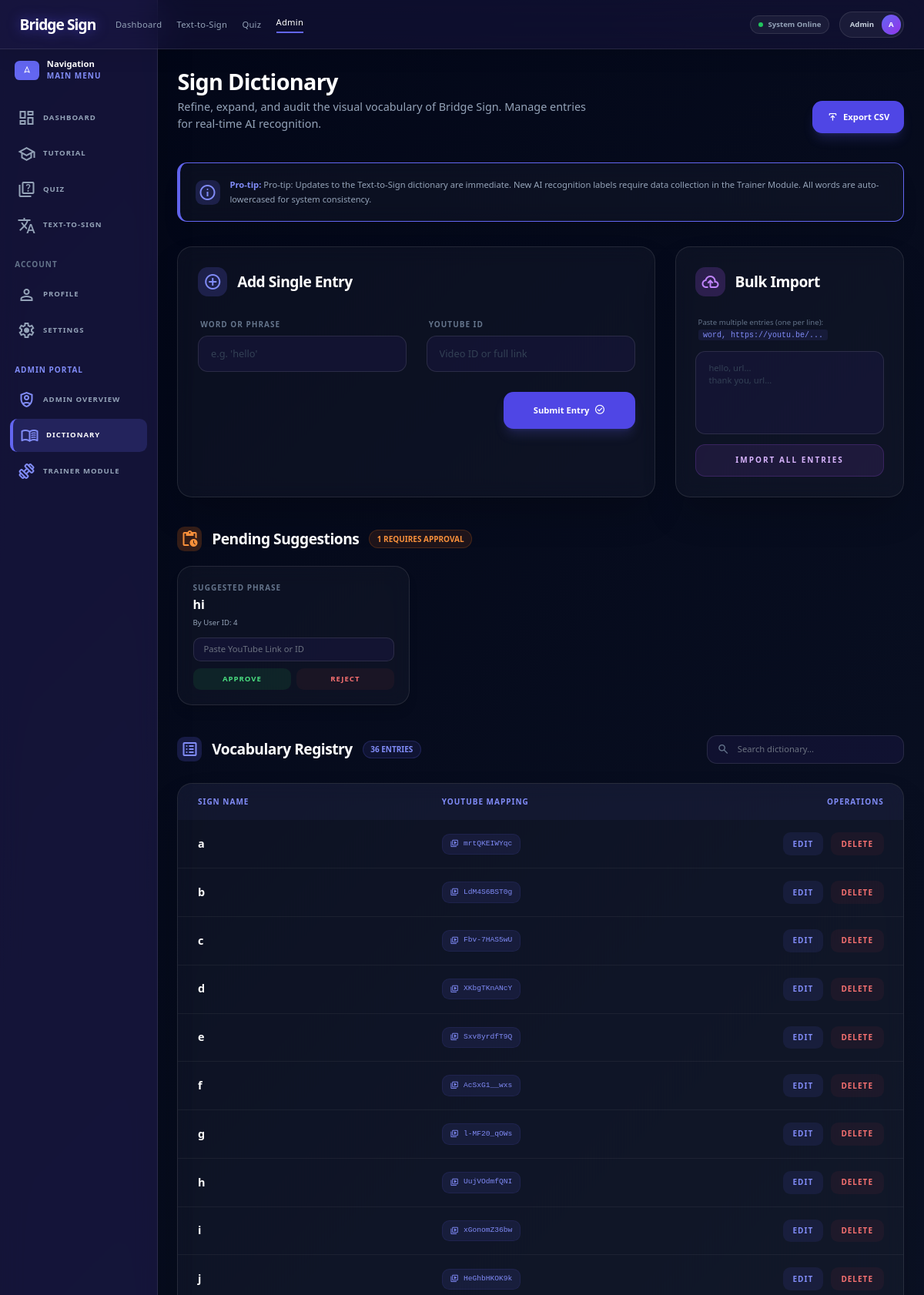
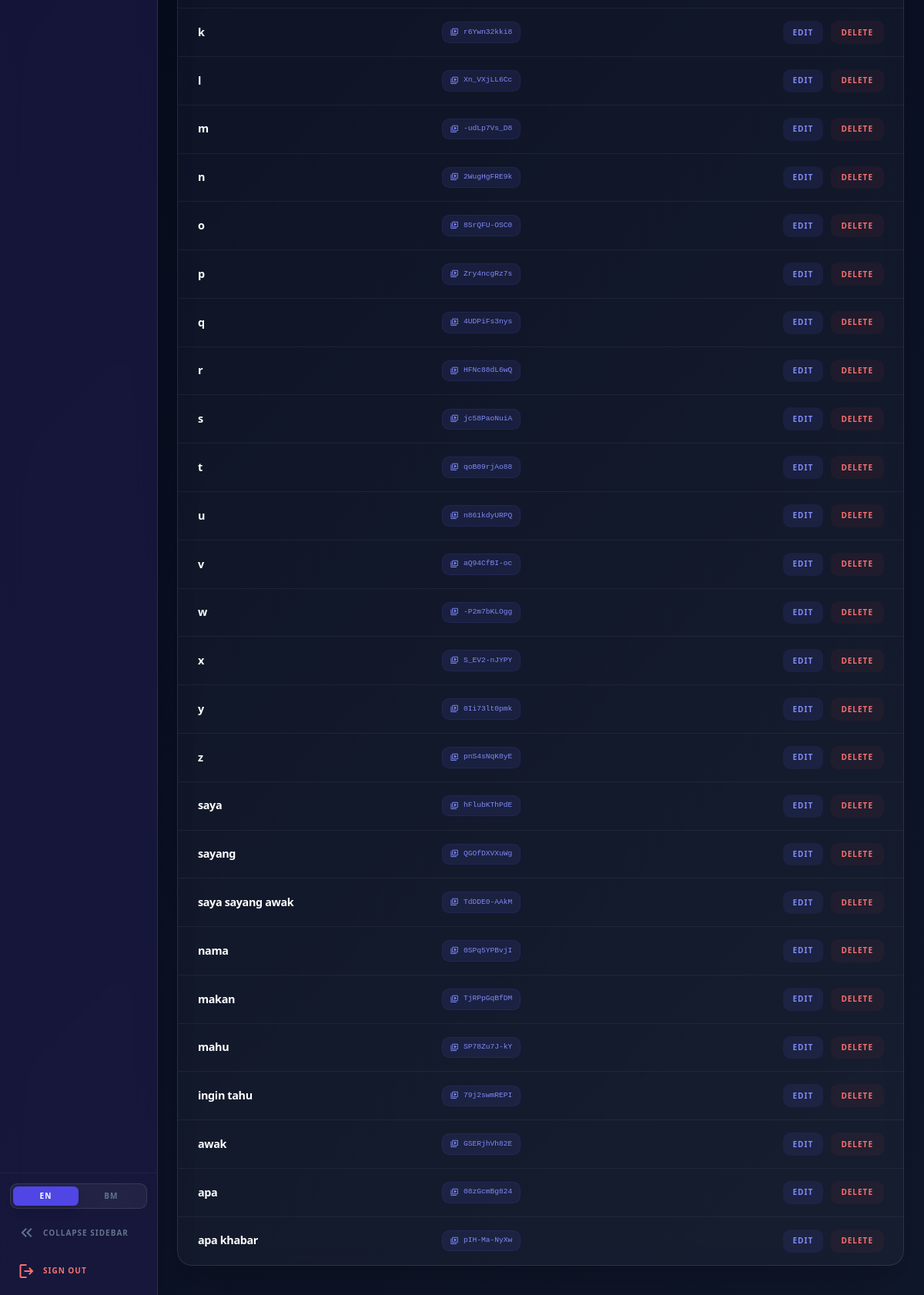
The page /admin/dictionary (signed in) on the database its author committed (2 pictures, top to bottom).
### app2.py (models this page shows, shortened)
class User(db.Model):
    id = db.Column(db.Integer, primary_key=True)
    username = db.Column(db.String(80), unique=True, nullable=False)
    password_hash = db.Column(db.String(200), nullable=False)
    camera_enabled = db.Column(db.Boolean, default=True)
    camera_index = db.Column(db.Integer, default=0)
    is_admin = db.Column(db.Boolean, default=False)
    tutorial_completed = db.Column(db.Boolean, default=False)
    security_question = db.Column(db.String(200), nullable=True)
    security_answer_hash = db.Column(db.String(200), nullable=True)

class WordRequest(db.Model):
    id = db.Column(db.Integer, primary_key=True)
    user_id = db.Column(db.Integer, db.ForeignKey('user.id'), nullable=False)
    requested_word = db.Column(db.String(100), nullable=False)
    status = db.Column(db.String(20), default="Pending") # Pending, Added, Rejected
    suggestion_type = db.Column(db.String(50), default="ai_recognition") # ai_recognition or text_to_sign
    timestamp = db.Column(db.DateTime, default=datetime.utcnow)
    user = db.relationship('User', backref=db.backref('requests', lazy=True))

### app2.py (the view)
@app.route('/admin/dictionary', methods=['GET'])
@admin_required
def admin_dictionary():
    dictionary = load_sign_dictionary()
    pending_requests = WordRequest.query.filter_by(status='Pending', suggestion_type='text_to_sign').order_by(WordRequest.timestamp.desc()).all()
    return render_template('admin_dictionary.html', username=session.get('username', ''), is_admin=True, dictionary=dictionary, pending_requests=pending_requests)

### templates/admin_dictionary.html (shortened to what this page needs)
<!DOCTYPE html>
<html class="dark" lang="en">
<head>
    <script src="https://cdn.tailwindcss.com?plugins=forms,container-queries"></script>
    <link rel="stylesheet" href="{{ url_for('static', filename='css/global.css') }}?v=2">
    <link rel="stylesheet" href="{{ url_for('static', filename='css/modern_ui.css') }}">
</head>
<body class="bg-background text-on-surface">
    {% include '_navbar.html' %}
    {% include '_sidebar.html' %}
    <main id="main-content" class="lg:ml-64 pt-28 pb-12 px-8 min-h-screen max-w-[1280px] transition-all duration-300">
        <header class="mb-12 flex flex-col lg:flex-row lg:items-end justify-between gap-6">
            <div>
                <h1 class="text-4xl font-extrabold text-white mb-2 tracking-tight">{{ _t('dict_title') }}</h1>
                <p class="text-lg text-slate-400 max-w-2xl">{{ _t('dict_subtitle') }}</p>
            </div>
            <div class="flex gap-4">
                <a href="{{ url_for('admin_dictionary_export') }}" class="bg-indigo-600 hover:bg-indigo-500 shadow-lg shadow-indigo-500/20 transition-all duration-300 text-white px-6 py-3 rounded-2xl font-bold text-sm flex items-center gap-2 active:scale-95">
                    <span class="material-symbols-outlined text-lg">publish</span>
                    {{ _t('export_csv') }}
                </a>
            </div>
        </header>
        <div class="mb-10 surface_glass border-l-4 border-indigo-500 p-6 flex items-center gap-4 rounded-2xl shadow-xl">
            <div class="w-10 h-10 rounded-xl bg-indigo-500/20 flex items-center justify-center flex-shrink-0">
                <span class="material-symbols-outlined text-indigo-400">info</span>
            </div>
            <p class="text-sm text-slate-400 leading-relaxed">
                <span class="text-indigo-400 font-bold">{{ _t('pro_tip_label') }}:</span> {{ _t('pro_tip') }}
            </p>
        </div>
        <div class="grid grid-cols-1 lg:grid-cols-3 gap-8 mb-12">
            <section class="lg:col-span-2 surface_glass p-8 rounded-3xl border border-white/10 shadow-2xl">
                <div class="flex items-center gap-4 mb-8">
                    <div class="w-12 h-12 rounded-2xl bg-indigo-500/20 flex items-center justify-center">
                        <span class="material-symbols-outlined text-indigo-400">add_circle</span>
                    </div>
                    <h3 class="text-2xl font-black text-white tracking-tight">{{ _t('add_single') }}</h3>
                </div>
                <div class="grid grid-cols-1 sm:grid-cols-2 gap-8">
                    <div class="space-y-2">
                        <label class="text-[10px] font-bold text-slate-500 uppercase tracking-widest px-1">{{ _t('word_phrase') }}</label>
                        <input id="new_phrase" class="w-full bg-indigo-950/40 border border-white/10 focus:ring-2 focus:ring-indigo-500 rounded-2xl px-5 py-4 text-white transition-all outline-none placeholder:text-slate-700" placeholder="{{ _t('eg_hello') }}" type="text"/>
                    </div>
                    <div class="space-y-2">
                        <label class="text-[10px] font-bold text-slate-500 uppercase tracking-widest px-1">{{ _t('youtube_id') }}</label>
                        <input id="new_url" class="w-full bg-indigo-950/40 border border-white/10 focus:ring-2 focus:ring-indigo-500 rounded-2xl px-5 py-4 text-white transition-all outline-none placeholder:text-slate-700" placeholder="{{ _t('video_id_link') }}" type="text"/>
                    </div>
                    <div class="sm:col-span-2 flex justify-end">
                        <button onclick="addSingleEntry()" class="bg-indigo-600 hover:bg-indigo-500 text-white px-12 py-4 rounded-2xl font-bold text-sm transition-all active:scale-95 shadow-lg shadow-indigo-500/20 flex items-center gap-2">
                            {{ _t('submit_entry') }}
                            <span class="material-symbols-outlined text-lg">check_circle</span>
                        </button>
                    </div>
                </div>
            </section>
            <section class="surface_glass p-8 rounded-3xl border border-white/10 shadow-2xl flex flex-col">
                <div class="flex items-center gap-4 mb-8">
                    <div class="w-12 h-12 rounded-2xl bg-purple-500/20 flex items-center justify-center">
                        <span class="material-symbols-outlined text-purple-400">cloud_upload</span>
                    </div>
                    <h3 class="text-2xl font-black text-white tracking-tight">{{ _t('bulk_import') }}</h3>
                </div>
                <div class="flex-1 flex flex-col gap-4">
                    <p class="text-xs text-slate-500 leading-relaxed px-1">{{ _t('paste_multiple') }}<br><span class="font-mono text-[10px] text-indigo-400 bg-indigo-500/10 px-2 py-0.5 rounded">word, https://youtu.be/...</span></p>
                    <textarea id="bulk_input" rows="5" class="w-full flex-1 bg-indigo-950/40 border border-white/10 focus:ring-2 focus:ring-indigo-500 rounded-2xl px-5 py-4 text-white text-sm transition-all outline-none resize-none placeholder:text-slate-700" placeholder="hello, url...&#10;thank you, url..."></textarea>
                    <button onclick="addBulkEntries()" class="w-full bg-purple-500/10 border border-purple-500/20 hover:bg-purple-500/20 text-purple-300 py-4 rounded-2xl font-black text-[10px] uppercase tracking-[0.2em] transition-all active:scale-95">
                        {{ _t('import_all') }}
                    </button>
                </div>
            </section>
        </div>
        {% if pending_requests %}
        <section class="space-y-6 mb-12">
            <div class="flex items-center gap-4">
                <div class="w-10 h-10 rounded-xl bg-orange-500/20 flex items-center justify-center">
                    <span class="material-symbols-outlined text-orange-400">pending_actions</span>
                </div>
                <h3 class="text-2xl font-black text-white tracking-tight">Pending Suggestions</h3>
                <div class="px-3 py-1 bg-orange-500/10 text-orange-400 text-[10px] font-black uppercase rounded-full border border-orange-500/20">
                    {{ pending_requests|length }} Requires Approval
                </div>
            </div>
            <div class="grid grid-cols-1 md:grid-cols-2 lg:grid-cols-3 gap-6">
                {% for req in pending_requests %}
                <div class="surface_glass p-6 rounded-3xl border border-white/10 shadow-lg flex flex-col justify-between gap-4 transition-all duration-500" id="req-card-{{ req.id }}">
                    <div>
                        <div class="text-[10px] font-bold text-slate-500 uppercase tracking-widest mb-1">Suggested Phrase</div>
                        <div class="text-xl font-black text-white">{{ req.requested_word }}</div>
                        <div class="text-xs text-slate-400 mt-2">By User ID: {{ req.user_id }}</div>
                    </div>
                    <div class="space-y-3">
                        <input type="text" id="yt-link-{{ req.id }}" placeholder="Paste YouTube Link or ID" class="w-full bg-indigo-950/40 border border-white/10 rounded-xl px-4 py-2 text-white text-sm outline-none focus:ring-1 focus:ring-indigo-500">
                        <div class="flex gap-2">
                            <button onclick="approveTextRequest({{ req.id }})" class="flex-1 bg-green-500/10 hover:bg-green-500 hover:text-white text-green-400 border border-transparent hover:border-green-500/20 rounded-xl py-2 text-xs font-bold uppercase tracking-widest transition-all">Approve</button>
                            <button onclick="rejectTextRequest({{ req.id }})" class="flex-1 bg-red-500/5 hover:bg-red-500 hover:text-white text-red-400 border border-transparent hover:border-red-500/10 rounded-xl py-2 text-xs font-bold uppercase tracking-widest transition-all">Reject</button>
                        </div>
                    </div>
                </div>
                {% endfor %}
            </div>
        </section>
        {% endif %}
        <section class="space-y-8">
            <div class="flex flex-col md:flex-row items-start md:items-center justify-between gap-6">
                <div class="flex items-center gap-4">
                    <div class="w-10 h-10 rounded-xl bg-indigo-500/20 flex items-center justify-center">
                        <span class="material-symbols-outlined text-indigo-400">list_alt</span>
                    </div>
                    <h3 class="text-2xl font-black text-white tracking-tight">Vocabulary Registry</h3>
                    <div class="px-3 py-1 bg-indigo-500/10 text-indigo-400 text-[10px] font-black uppercase rounded-full border border-indigo-500/20">
                        {{ dictionary|length }} Entries
                    </div>
                </div>
                <div class="w-full md:w-80 relative">
                    <span class="material-symbols-outlined absolute left-4 top-1/2 -translate-y-1/2 text-slate-500 text-xl">search</span>
                    <input class="w-full bg-indigo-950/40 border border-white/10 rounded-2xl pl-12 pr-4 py-3 text-sm text-white focus:ring-2 focus:ring-indigo-500 outline-none transition-all" placeholder="Search dictionary..." type="text"/>
                </div>
            </div>
            <div class="surface_glass rounded-3xl overflow-hidden shadow-2xl border border-white/10">
                <table class="w-full text-left">
                    <thead>
                        <tr class="bg-indigo-500/5">
                            <th class="px-8 py-5 text-[10px] font-bold text-indigo-400 uppercase tracking-widest">Sign Name</th>
                            <th class="px-8 py-5 text-[10px] font-bold text-indigo-400 uppercase tracking-widest">YouTube Mapping</th>
                            <th class="px-8 py-5 text-[10px] font-bold text-indigo-400 uppercase tracking-widest text-right">Operations</th>
                        </tr>
                    </thead>
                    <tbody class="divide-y divide-white/5" id="dict-table-body">
                        {% for word, yt_id in dictionary.items() %}
                        <tr class="hover:bg-white/5 transition-colors group">
                            <td class="px-8 py-5">
                                <span class="text-lg font-black text-white tracking-tight">{{ word }}</span>
                            </td>
                            <td class="px-8 py-5">
                                <div class="inline-flex items-center gap-2 px-3 py-1.5 bg-indigo-500/10 text-indigo-400 font-mono text-xs rounded-xl border border-indigo-500/10">
                                    <span class="material-symbols-outlined text-sm">video_library</span>
                                    {{ yt_id }}
                                </div>
                            </td>
                            <td class="px-8 py-5 text-right">
                                <div class="flex justify-end gap-3">
                                    <button onclick="editEntry('{{ word }}', '{{ yt_id }}')" class="px-4 py-2 bg-indigo-500/10 hover:bg-indigo-500 hover:text-white text-indigo-400 rounded-xl text-[10px] font-black uppercase tracking-widest transition-all">Edit</button>
                                    <button onclick="deleteEntry('{{ word }}')" class="px-4 py-2 bg-red-500/5 hover:bg-red-500 hover:text-white text-red-400 rounded-xl text-[10px] font-black uppercase tracking-widest transition-all border border-transparent hover:border-red-500/10">Delete</button>
                                </div>
                            </td>
                        </tr>
                        {% endfor %}
                    </tbody>
                </table>
            </div>
        </section>
    </main>
</body>
</html>

### templates/_navbar.html (shortened to what this page needs)
<nav class="fixed top-0 w-full h-20 bg-indigo-950/40 backdrop-blur-xl border-b border-white/10 shadow-[0_4px_30px_rgba(0,0,0,0.1)] z-50">
    <div class="flex justify-between items-center px-8 h-20 max-w-[1280px] mx-auto w-full">
        <div class="flex items-center gap-8">
            <a href="{{ url_for('index') }}" class="text-2xl font-black tracking-tighter text-white drop-shadow-[0_0_8px_rgba(79,70,229,0.6)]">Bridge Sign</a>
            <div class="hidden md:flex items-center gap-6">
                <a class="text-slate-400 hover:text-white transition-colors duration-300 font-inter text-sm font-medium tracking-wide active:scale-95 cursor-pointer {{ 'text-white border-b-2 border-indigo-500 pb-1' if request.endpoint == 'index' }}" href="{{ url_for('index') }}">{{ _t('nav_dashboard') }}</a>
                <a class="text-slate-400 hover:text-white transition-colors duration-300 font-inter text-sm font-medium tracking-wide active:scale-95 cursor-pointer {{ 'text-white border-b-2 border-indigo-500 pb-1' if request.endpoint == 'text_to_sign' }}" href="{{ url_for('text_to_sign') }}">{{ _t('nav_text_to_sign') }}</a>
                <a class="text-slate-400 hover:text-white transition-colors duration-300 font-inter text-sm font-medium tracking-wide active:scale-95 cursor-pointer {{ 'text-white border-b-2 border-indigo-500 pb-1' if request.endpoint == 'quiz' }}" href="{{ url_for('quiz') }}">{{ _t('nav_quiz') }}</a>
                {% if is_admin %}
                <a class="text-slate-400 hover:text-white transition-colors duration-300 font-inter text-sm font-medium tracking-wide active:scale-95 cursor-pointer {{ 'text-white border-b-2 border-indigo-500 pb-1' if request.endpoint in ['admin_dashboard', 'admin_dictionary'] }}" href="{{ url_for('admin_dashboard') }}">{{ _t('nav_admin') }}</a>
                {% endif %}
            </div>
        </div>
        <div class="flex items-center gap-4">
            <div class="flex items-center gap-2 text-xs font-semibold text-slate-400 bg-white/5 px-3 py-1.5 rounded-full border border-white/10 hidden sm:flex">
                <span class="w-2 h-2 bg-green-500 rounded-full animate-pulse"></span>
                {{ _t('system_online') }}
            </div>
            <div class="flex items-center gap-3 bg-white/5 pl-4 pr-1 py-1 rounded-full border border-white/10">
                <span class="text-xs font-bold text-slate-300 hidden sm:inline">{{ username if username else 'User' }}</span>
                <div class="w-8 h-8 rounded-full border border-indigo-500/30 overflow-hidden bg-gradient-to-br from-indigo-500 to-purple-600 flex items-center justify-center font-bold text-white text-xs">
                    {{ username[0].upper() if username else 'U' }}
                </div>
            </div>
        </div>
    </div>
</nav>

### rows shown on the page
User: username "Admin"
WordRequest: requested_word "hi", user_id "4"

### other values the page prints
{{ _t('nav_dashboard') }} "Dashboard"
{{ _t('nav_text_to_sign') }} "Text-to-Sign"
{{ _t('nav_quiz') }} "Quiz"
{{ _t('system_online') }} "System Online"
{{ username[0].upper() if username else 'U' }} "A"
{{ _t('nav_navigation') }} "Navigation"
{{ _t('nav_menu') }} "MAIN MENU"
{{ _t('nav_dashboard') }} "DASHBOARD"
{{ _t('nav_tutorial') }} "TUTORIAL"
{{ _t('nav_quiz') }} "QUIZ"
{{ _t('nav_text_to_sign') }} "TEXT-TO-SIGN"
{{ _t('nav_account') }} "ACCOUNT"
{{ _t('nav_profile') }} "PROFILE"
{{ _t('nav_settings') }} "SETTINGS"
{{ _t('nav_admin_portal') }} "ADMIN PORTAL"
